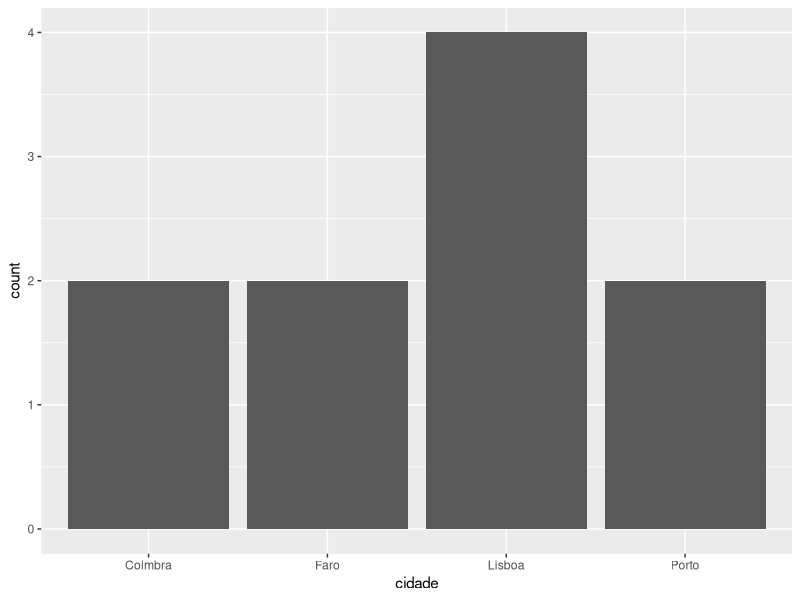
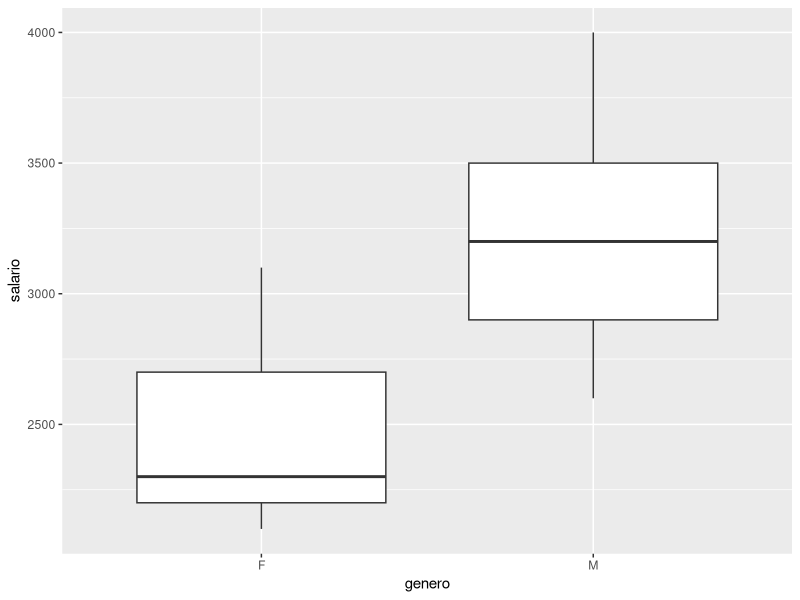

Source code (R) for these figures, in order:
## ---- chunk 1
library(tidyverse)  # pacotes usados: tibble, dplyr, ggplot2
## ---- chunk 2
pessoas <- tibble(
  nome = c("Ana", "Bruno", "Carla", "Daniel", "Eva", "Felipe", "Gabriela", "Henrique", "Isabela", "João"),
  idade = c(25, 32, 28, 40, 30, 27, 35, 45, 29, 33),
  cidade = c("Lisboa", "Porto", "Lisboa", "Coimbra", "Faro", "Lisboa", "Porto", "Coimbra", "Faro", "Lisboa"),
  genero = c("F", "M", "F", "M", "F", "M", "F", "M", "F", "M"),
  salario = c(2100, 3200, 2700, 4000, 2300, 2600, 3100, 2900, 2200, 3500)
)
## ---- chunk 3
pessoas %>%
  filter(salario > 2500) %>%
  select(nome, idade, cidade, salario)
## ---- chunk 4
pessoas %>%
  mutate(salario_2026 = salario * 1.25)
## ---- chunk 5
pessoas %>%
  group_by(cidade) %>%
  summarise(media_salario = mean(salario, na.rm = TRUE))
## ---- chunk 6
ggplot(pessoas, aes(x = cidade)) + geom_bar()
## ---- chunk 7
ggplot(pessoas, aes(x = genero, y = salario)) + geom_boxplot()
